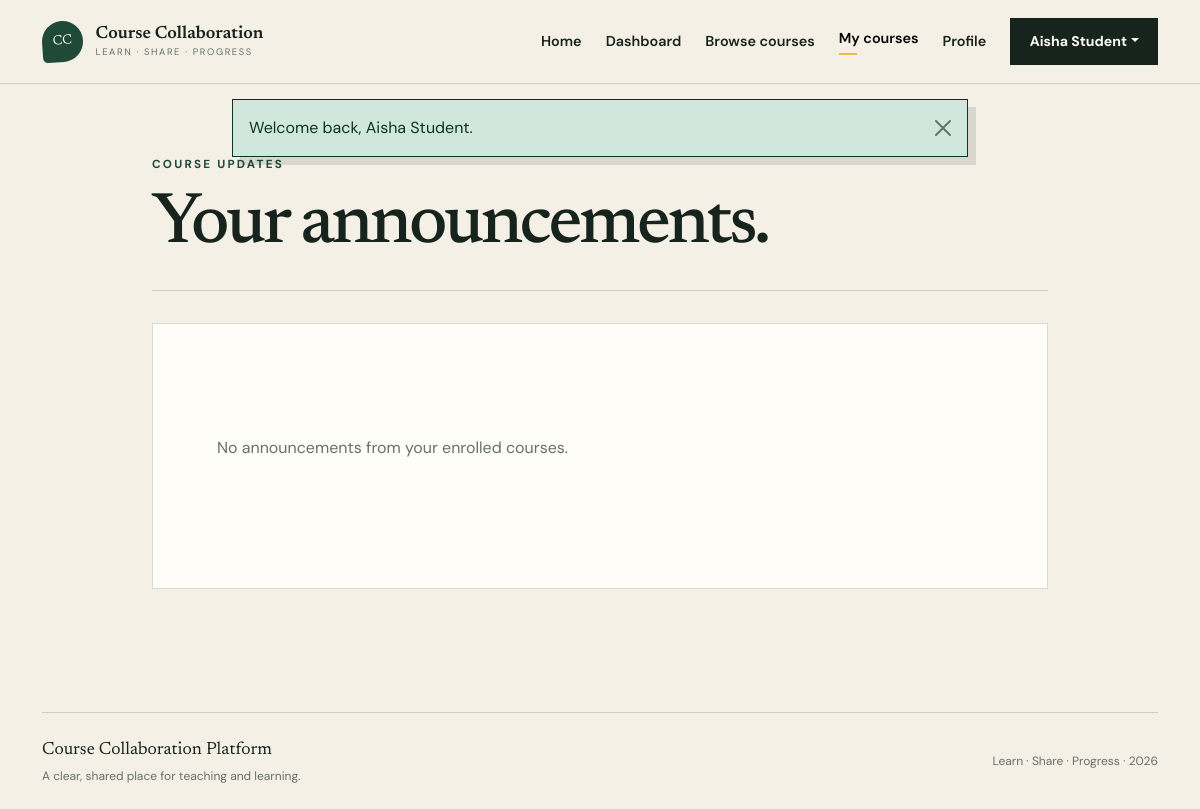
/student/announcements.php (signed in), run on an earlier commit of the app's database.
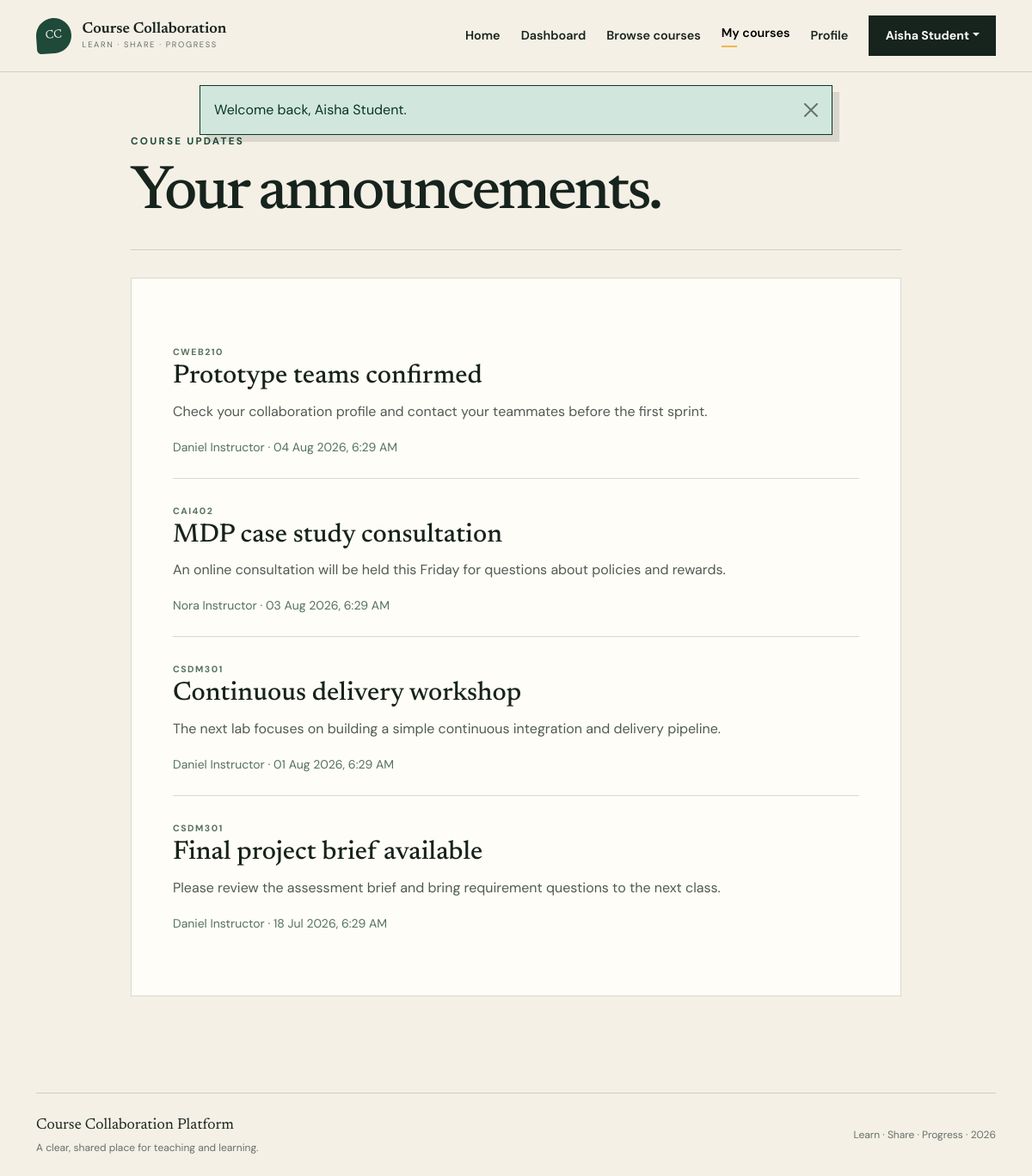
And on a later commit of the database.
### tables this page shows
CREATE TABLE announcements (
    id BIGINT UNSIGNED AUTO_INCREMENT PRIMARY KEY,
    course_id BIGINT UNSIGNED NOT NULL,
    author_id BIGINT UNSIGNED NOT NULL,
    title VARCHAR(180) NOT NULL,
    content TEXT NOT NULL,
    posted_at TIMESTAMP NOT NULL DEFAULT CURRENT_TIMESTAMP,
    updated_at TIMESTAMP NOT NULL DEFAULT CURRENT_TIMESTAMP ON UPDATE CURRENT_TIMESTAMP,
    KEY idx_announcements_course_date (course_id, posted_at),
    KEY idx_announcements_author (author_id),
    CONSTRAINT fk_announcements_course
        FOREIGN KEY (course_id) REFERENCES courses(id)
        ON UPDATE CASCADE ON DELETE CASCADE,
    CONSTRAINT fk_announcements_author
        FOREIGN KEY (author_id) REFERENCES users(id)
        ON UPDATE CASCADE ON DELETE RESTRICT
);

CREATE TABLE courses (
    id BIGINT UNSIGNED AUTO_INCREMENT PRIMARY KEY,
    instructor_id BIGINT UNSIGNED NOT NULL,
    course_code VARCHAR(30) NOT NULL,
    title VARCHAR(180) NOT NULL,
    description TEXT NULL,
    is_published TINYINT(1) NOT NULL DEFAULT 1,
    created_at TIMESTAMP NOT NULL DEFAULT CURRENT_TIMESTAMP,
    updated_at TIMESTAMP NOT NULL DEFAULT CURRENT_TIMESTAMP ON UPDATE CURRENT_TIMESTAMP,
    UNIQUE KEY uq_courses_code (course_code),
    KEY idx_courses_instructor (instructor_id),
    CONSTRAINT fk_courses_instructor
        FOREIGN KEY (instructor_id) REFERENCES users(id)
        ON UPDATE CASCADE ON DELETE RESTRICT
);

CREATE TABLE users (
    id BIGINT UNSIGNED AUTO_INCREMENT PRIMARY KEY,
    full_name VARCHAR(120) NOT NULL,
    email VARCHAR(190) NOT NULL,
    password_hash VARCHAR(255) NOT NULL,
    role ENUM('student', 'instructor') NOT NULL DEFAULT 'student',
    is_active TINYINT(1) NOT NULL DEFAULT 1,
    created_at TIMESTAMP NOT NULL DEFAULT CURRENT_TIMESTAMP,
    updated_at TIMESTAMP NOT NULL DEFAULT CURRENT_TIMESTAMP ON UPDATE CURRENT_TIMESTAMP,
    UNIQUE KEY uq_users_email (email),
    KEY idx_users_role (role)
);

### config/app.php (called while the page is built, shortened)
<?php
function url(string $path = ''): string
{
    return BASE_URL . ($path !== '' ? '/' . ltrim($path, '/') : '');
}
function e(?string $value): string
{
    return htmlspecialchars($value ?? '', ENT_QUOTES | ENT_SUBSTITUTE, 'UTF-8');
}

### includes/auth.php (called while the page is built, shortened)
<?php
require_once __DIR__ . '/../config/app.php';
require_once __DIR__ . '/../config/database.php';
function pull_flashes(): array
{
    $flashes = $_SESSION['flashes'] ?? [];
    return is_array($flashes) ? $flashes : [];
}
function format_datetime(?string $value, string $fallback = 'Not available'): string
{
    $timestamp = strtotime($value);
    return $timestamp === false ? $fallback : date('d M Y, g:i A', $timestamp);
}

### config/database.php (called while the page is built, shortened)
<?php
function database(): PDO
{
    static $connection = null;
    $host = getenv('DB_HOST') ?: '127.0.0.1';
    $port = getenv('DB_PORT') ?: '3306';
    $name = getenv('DB_NAME') ?: 'course_collaboration';
    $username = getenv('DB_USER') ?: 'root';
    $password = getenv('DB_PASS') ?: '';
    $dsn = "mysql:host={$host};port={$port};dbname={$name};charset=utf8mb4";
    try {
        $connection = new PDO($dsn, $username, $password, [
            PDO::ATTR_ERRMODE => PDO::ERRMODE_EXCEPTION,
            PDO::ATTR_DEFAULT_FETCH_MODE => PDO::FETCH_ASSOC,
            PDO::ATTR_EMULATE_PREPARES => false,
        ]);
    } catch (PDOException $exception) {
        error_log('Database connection failed: ' . $exception->getMessage());
        throw new RuntimeException('Unable to connect to the database. Check the application configuration.');
    }
    return $connection;
}

### student/announcements.php (the view, shortened to what the changed rows need)
<?php
require_once __DIR__ . '/../includes/auth.php';
$user = require_role('student');
$statement = database()->prepare(
    'SELECT an.*, c.course_code, c.title AS course_title, u.full_name AS author_name
     FROM announcements an
     JOIN courses c ON c.id = an.course_id
     JOIN users u ON u.id = an.author_id
     JOIN enrolments e
       ON e.course_id = c.id
      AND e.student_id = :student
      AND e.status = :status
     ORDER BY an.posted_at DESC'
);
$statement->execute([
    'student' => $user['id'],
    'status' => 'active',
]);
$announcements = $statement->fetchAll();
require __DIR__ . '/../includes/header.php';
?>
<section class="app-shell">
    <div class="container narrow-container">
        <div class="page-heading">
            <div>
                <h1>Your announcements.</h1>
            </div>
        </div>
        <div class="content-panel">
            <?php if ($announcements === []): ?>
                <div class="empty-state">
                    <p>No announcements from your enrolled courses.</p>
                </div>
            <?php else: ?>
                <?php foreach ($announcements as $announcement): ?>
                    <article class="announcement">
                        <span class="course-code"><?= e($announcement['course_code']) ?></span>
                        <h2><?= e($announcement['title']) ?></h2>
                        <p><?= nl2br(e($announcement['content'])) ?></p>
                        <small>
                            <?= e($announcement['author_name']) ?>
                            &middot;
                            <?= e(format_datetime($announcement['posted_at'])) ?>
                        </small>
                    </article>
                <?php endforeach; ?>
            <?php endif; ?>
        </div>
    </div>
</section>
<?php require __DIR__ . '/../includes/footer.php'; ?>

### includes/header.php (shortened to what the changed rows need)
<?php
require_once __DIR__ . '/auth.php';
$flashes = pull_flashes();
?>
<!doctype html>
<html lang="en">
<head>
    <link href="https://cdn.jsdelivr.net/npm/bootstrap@5.3.3/dist/css/bootstrap.min.css" rel="stylesheet">
    <link rel="stylesheet" href="<?= e(url('assets/css/style.css')) ?>">
</head>
<body>
<?php if ($flashes !== []): ?>
    <div class="flash-stack container" aria-live="polite">
        <?php foreach ($flashes as $flash): ?>
            <div class="alert alert-<?= e(in_array($flash['type'], ['success', 'danger', 'warning', 'info'], true) ? $flash['type'] : 'info') ?> alert-dismissible fade show" role="alert">
                <?= e($flash['message']) ?>
                <button type="button" class="btn-close" data-bs-dismiss="alert" aria-label="Close"></button>
            </div>
        <?php endforeach; ?>
    </div>
<?php endif; ?>
<main id="main-content">

What changed in the data, as far as the page shows it:
added announcements: course.course_code "CWEB210", title "Prototype teams confirmed", content "Check your collaboration profile and contact your teammates before the first sprint.", author.full_name "Daniel Instructor", posted_at "04 Aug 2026, 6:29 AM"
added announcements: course.course_code "CAI402", title "MDP case study consultation", content "An online consultation will be held this Friday for questions about policies and rewards.", author.full_name "Nora Instructor", posted_at "03 Aug 2026, 6:29 AM"
added announcements: course.course_code "CSDM301", title "Continuous delivery workshop", content "The next lab focuses on building a simple continuous integration and delivery pipeline.", author.full_name "Daniel Instructor", posted_at "01 Aug 2026, 6:29 AM"
added announcements: course.course_code "CSDM301", title "Final project brief available", content "Please review the assessment brief and bring requirement questions to the next class.", author.full_name "Daniel Instructor", posted_at "18 Jul 2026, 6:29 AM"
Also different on the page:
text no longer shown: "No announcements from your enrolled courses."
